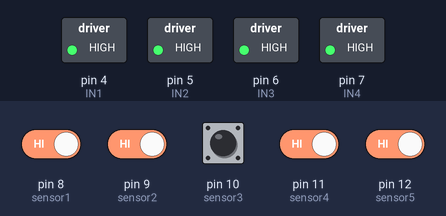
A sketch run on a simulated Arduino Uno, built with avr-gcc and run on an emulated ATmega328P. On the bench: switched loads named in the sketch (green lamp = pin HIGH). Dashed ring = blinking. The test bench sets the inputs (shaded band); at power-on: pin 8 (sensor1), pin 9 (sensor2), pin 10 (sensor3), pin 11 (sensor4), pin 12 (sensor5) HIGH. Pins used as bus, display or sensor lines are not drawn.

Above: at 1.2 s.
1.3 s: pin 8 (sensor1) driven LOW
At 2.2 s:
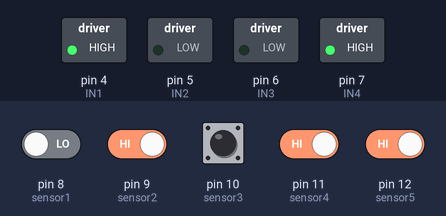
4.3 s: pin 12 (sensor5) driven LOW
At 5.1 s:
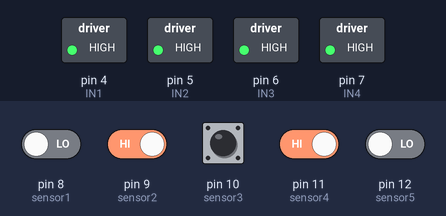
7.3 s: pin 12 (sensor5) driven HIGH
At 7.9 s:
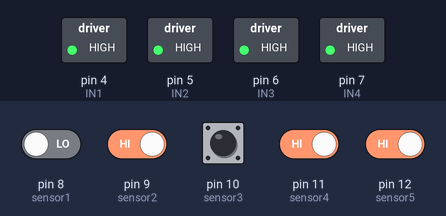
10.3 s: pin 8 (sensor1) driven HIGH
At 10.52 s:
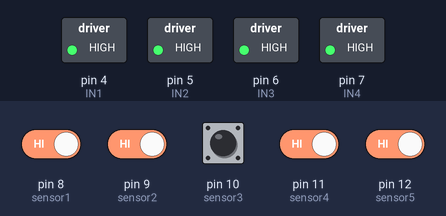
13.3 s: pin 9 (sensor2) driven LOW
At 13.53 s:
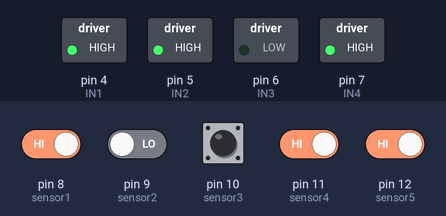
16.3 s: pin 11 (sensor4) driven LOW
At 16.84 s:
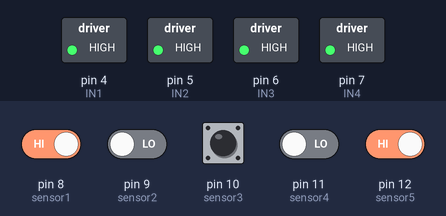
Timing chart, 0 to 20.3 s (numbered marks = the images above; inputs shaded):
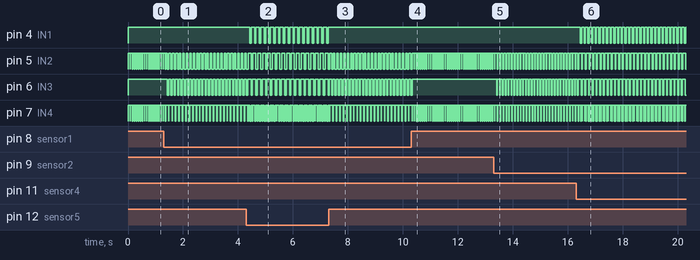

Measured:
- after the input at 1.3 s, pin 5 (IN2): alternates HIGH for 0.06 s and LOW for 0.07 s, starting after 0.19 s; pin 6 (IN3): alternates HIGH for 0.08 s and LOW for 0.05 s, starting after 0.13 s; pin 7 (IN4): alternates HIGH for 0.11 s and LOW for 0.02 s, starting after 0.18 s
- after the input at 4.3 s, pin 4 (IN1): alternates HIGH for 0.13 s and LOW for 0.05 s, starting after 0.13 s; pin 5 (IN2): alternates HIGH for 0.11 s and LOW for 0.07 s, starting after 0.18 s
- after the input at 7.3 s, pin 4 (IN1): stops changing and stays HIGH; pin 5 (IN2): alternates HIGH for 0.06 s and LOW for 0.07 s, starting after 0.11 s; pin 6 (IN3): alternates HIGH for 0.08 s and LOW for 0.05 s, starting after 0.11 s; pin 7 (IN4): alternates HIGH for 0.11 s and LOW for 0.02 s, starting after 0.16 s
- after the input at 10.3 s, pin 5 (IN2): alternates HIGH for 0.06 s and LOW for 0.02 s, starting after 0.12 s; pin 6 (IN3): goes on until 10.3 s, then stays HIGH; pin 7 (IN4): alternates HIGH for 0.06 s and LOW for 0.02 s, starting after 0.11 s
- after the input at 13.3 s, pin 5 (IN2): alternates HIGH for 0.08 s and LOW for 0.03 s, starting after 0.23 s; pin 6 (IN3): alternates HIGH for 0.08 s and LOW for 0.03 s, starting after 0.11 s; pin 7 (IN4): alternates HIGH for 0.09 s and LOW for 0.02 s, starting after 0.25 s
- after the input at 16.3 s, pin 4 (IN1): alternates HIGH for 0.09 s and LOW for 0.05 s, starting after 0.16 s; pin 5 (IN2): alternates HIGH for 0.11 s and LOW for 0.03 s, starting after 0.34 s; pin 6 (IN3): alternates HIGH for 0.11 s and LOW for 0.03 s, starting after 0.32 s
- by itself, pin 5 (IN2), pin 7 (IN4): alternates HIGH for 0.06 s and LOW for 0.02 s

The sketch:

Robot5IR_L298N.ino
```cpp
//Definicoes pinos Arduino ligados a entrada da Ponte H
#define IN1  4
#define IN2  5
#define IN3  6
#define IN4  7

#define SENSOR_POWER_PIN 2


#define SPEED 160
#define MAX_SPEED 130
#define MIN_SPEED 80

#define STATE_LEFT 1
#define STATE_RIGHT 2
#define STATE_FORWARD 3

#define BLACK LOW
#define WHITE HIGH

unsigned short state = 3;

long lastSendTime = 0; //timestamp
int interval = 10;   // Intervalo em ms (default 500ms)

bool centralizing = false;

void setup() {

  Serial.begin(9600);
  while (!Serial);


  //Define os pinos como saida
  pinMode(IN1, OUTPUT);
  pinMode(IN2, OUTPUT);
  pinMode(IN3, OUTPUT);
  pinMode(IN4, OUTPUT);

  //Sensores
  pinMode(8,INPUT);
  pinMode(9,INPUT);
  pinMode(10,INPUT);
  pinMode(11,INPUT);
  pinMode(12,INPUT);
  pinMode(13,INPUT);

  pinMode(SENSOR_POWER_PIN, OUTPUT);
  digitalWrite(SENSOR_POWER_PIN, HIGH);
}


void forward() {
  state = STATE_FORWARD;

  //Gira o Motor A no sentido horario
  digitalWrite(IN1, HIGH);
  digitalWrite(IN2, LOW);

  //Gira o Motor B no sentido horario
  digitalWrite(IN3, HIGH);
  digitalWrite(IN4, LOW);//SPEED

  delay(15);
  breakMotor();
  delay(30);

}


void slow_forward() {
  state = STATE_FORWARD;

  //Gira o Motor A no sentido horario
  digitalWrite(IN1, HIGH);
  digitalWrite(IN2, LOW);

  //Gira o Motor B no sentido horario
  digitalWrite(IN3, HIGH);
  digitalWrite(IN4, LOW);//SPEED

  delay(15);
  breakMotor();
  delay(60);

}

void left() {
    centralizing = true;
    state = STATE_LEFT;
    //Gira o Motor A no sentido anti-horario
    digitalWrite(IN1, LOW);
    digitalWrite(IN2, HIGH);
    //Gira o Motor B no sentido horario
    digitalWrite(IN3, HIGH);
    digitalWrite(IN4, LOW);

    delay(50);
}


void right() {
    centralizing = true;
    state = STATE_RIGHT;
          //Gira o Motor B no sentido anti-horario
     digitalWrite(IN3, LOW);
     digitalWrite(IN4, HIGH);
     //Gira o Motor A no sentido horario
     digitalWrite(IN1, HIGH);
     digitalWrite(IN2, LOW);

     delay(50);
}

void left2() {
    centralizing = true;
    state = STATE_LEFT;
    //Gira o Motor A no sentido anti-horario
    digitalWrite(IN1, LOW);
    digitalWrite(IN2, HIGH);
    delay(15);
    //Gira o Motor B no sentido horario
    digitalWrite(IN3, HIGH);
    digitalWrite(IN4, LOW);
    delay(15);
}


void right2() {
    centralizing = true;
    state = STATE_RIGHT;
          //Gira o Motor B no sentido anti-horario
     digitalWrite(IN3, LOW);
     digitalWrite(IN4, HIGH);
     delay(15);
     //Gira o Motor A no sentido horario
     digitalWrite(IN1, HIGH);
     digitalWrite(IN2, LOW);

     delay(15);
}

void breakMotor() {
 //Para o motor A
 digitalWrite(IN1, HIGH);
 digitalWrite(IN2, HIGH);
 //Para o motor B
 digitalWrite(IN3, HIGH);
 digitalWrite(IN4, HIGH);
}


void testMotors()
{
 //Gira o Motor A no sentido horario
 digitalWrite(IN1, HIGH);
 digitalWrite(IN2, LOW);
 delay(2000);
 //Para o motor A
 digitalWrite(IN1, HIGH);
 digitalWrite(IN2, HIGH);
 delay(500);
 //Gira o Motor B no sentido horario
 digitalWrite(IN3, HIGH);
 digitalWrite(IN4, LOW);
 delay(2000);
 //Para o motor B
 digitalWrite(IN3, HIGH);
 digitalWrite(IN4, HIGH);
 delay(500);

 //Gira o Motor A no sentido anti-horario
 digitalWrite(IN1, LOW);
 digitalWrite(IN2, HIGH);
 delay(2000);
 //Para o motor A
 digitalWrite(IN1, HIGH);
 digitalWrite(IN2, HIGH);
 delay(500);
 //Gira o Motor B no sentido anti-horario
 digitalWrite(IN3, LOW);
 digitalWrite(IN4, HIGH);
 delay(2000);
 //Para o motor B
 digitalWrite(IN3, HIGH);
 digitalWrite(IN4, HIGH);
 delay(500);
}


void loop() {

  int s_right=digitalRead(8);//sensor1 (canto direito)
  int s_center_right=digitalRead(9);//sensor2
  int s_center=digitalRead(10);//sensor3 (centro)
  int s_center_left=digitalRead(11);//sensor4
  int s_left=digitalRead(12);//sensor5 (canto esquerdo)

    //HIGH white, LOW black

     if (s_center == BLACK) {
        forward();
     } else {
        slow_forward();
     }

     if (s_center_left == BLACK) {
        left2();
     }

     if (s_center_right == BLACK) {
        right2();
     }

     if (s_left == BLACK){
        left();
     }


     if (s_right == BLACK){
        right();
     }

}
```
